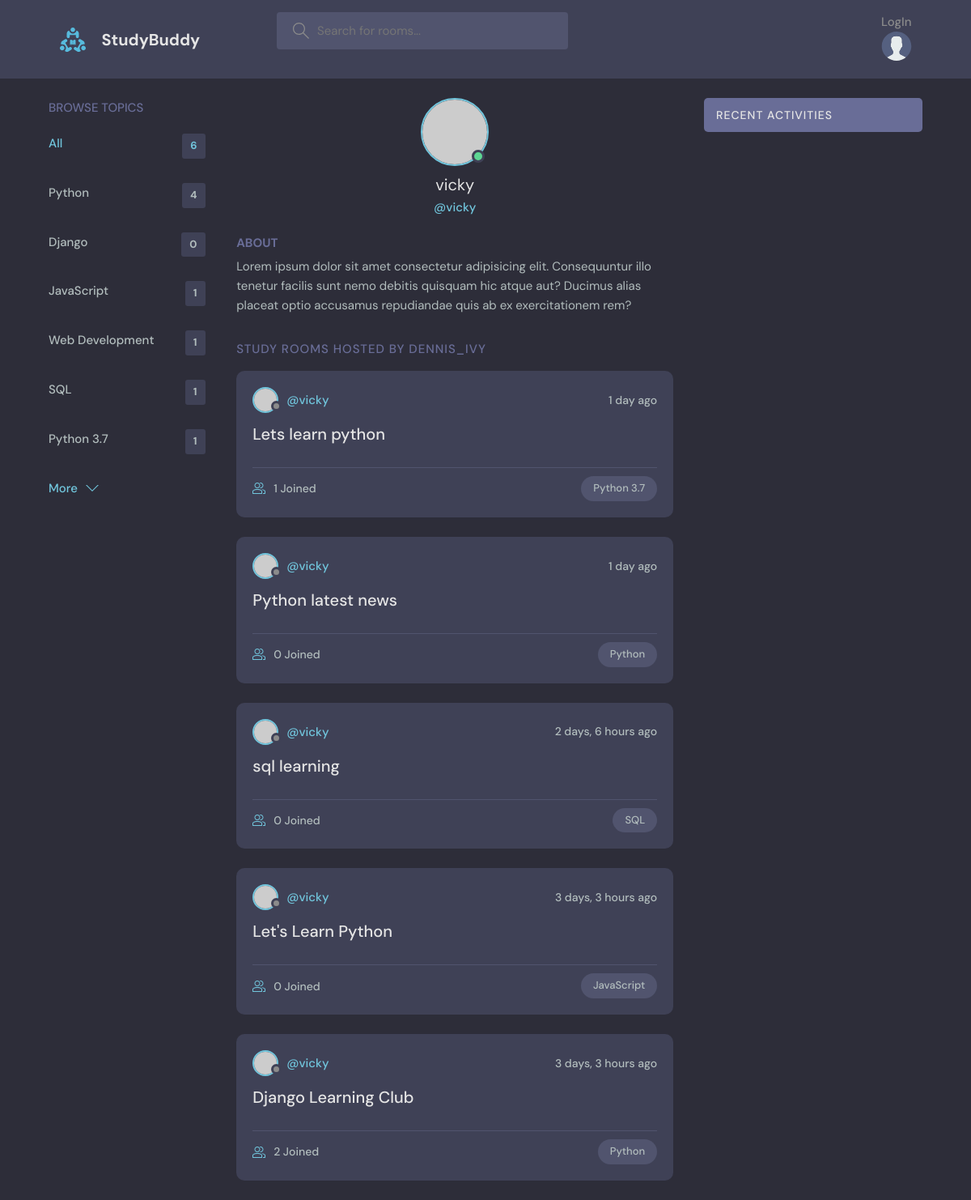
Page /profile/1/ on the committed database.
### study/models.py (models this page shows, shortened)
class Topic(models.Model):
    name = models.CharField( max_length=250)

class Room(models.Model):
    host = models.ForeignKey(User, on_delete=models.SET_NULL, null=True)
    topic = models.ForeignKey(Topic, on_delete=models.SET_NULL, null=True)
    name = models.CharField(max_length=250)
    description = models.TextField(blank=True, null=True)
    participants = models.ManyToManyField(User, related_name='participants', blank=True)
    updated = models.DateTimeField(auto_now=True)
    created = models.DateTimeField(auto_now_add=True)
    class Meta:
        ordering = ['-updated','-created']

### study/views.py (the view)
# urls.py: path('profile/<str:pk>/', views.userProfile, name="user-profile"),
def userProfile(request, pk):
    user = User.objects.get(id=pk)
    rooms= user.room_set.all()
    room_message = user.message_set.all()
    topics = Topic.objects.all()
    context = {'user':user, 'rooms': rooms, 'room_message':room_message,'topics':topics}
    return render(request, 'study/profile.html', context)

### study/templates/study/profile.html (shortened to what this page needs)
{% extends 'main.html' %}
{% block content %}
  <main class="profile-page layout layout--3">
    <div class="container">
      {% include 'study/topics_component.html' %}
      <div class="roomList">
        <div class="profile">
          <div class="profile__avatar">
            <div class="avatar avatar--large active">
              <img src="https://randomuser.me/api/portraits/men/11.jpg" />
            </div>
          </div>
          <div class="profile__info">
            <h3>{{user.username}}</h3>
            <p>@{{user.username}}</p>
          </div>
          <div class="profile__about">
            <h3>About</h3>
            <p>
              Lorem ipsum dolor sit amet consectetur adipisicing elit. Consequuntur illo tenetur
              facilis sunt nemo debitis quisquam hic atque aut? Ducimus alias placeat optio
              accusamus repudiandae quis ab ex exercitationem rem?
            </p>
          </div>
        </div>
        <div class="roomList__header">
          <div>
            <h2>Study Rooms Hosted by dennis_ivy</a>
            </h2>
          </div>
        </div>
        {% include 'study/feed_component.html' %}
      </div>
      {% include 'study/activity_component.html' %}
    </div>
  </main>
  {% endblock content %}

### study/templates/study/topics_component.html
<div class="topics">
    <div class="topics__header">
      <h2>Browse Topics</h2>
    </div>
    <ul class="topics__list">
      <li>
        <a href="{%url 'home' %}" class="active">All <span>{{topics.count}}</span></a>
      </li>
      {% for topic in topics%}
      <li>
        <a href="{%url 'home' %}?q={{topic.name}}">{{topic.name}} <span>{{topic.room_set.all.count}}</span></a>
      </li>
      {%endfor%}
    </ul>
    <a class="btn btn--link" href="topics.html">
      More
      <svg version="1.1" xmlns="http://www.w3.org/2000/svg" width="32" height="32" viewBox="0 0 32 32">
        <title>chevron-down</title>
        <path d="M16 21l-13-13h-3l16 16 16-16h-3l-13 13z"></path>
      </svg>
    </a>
  </div>

### study/templates/study/feed_component.html (shortened to what this page needs)
{% for room in rooms%}
<div class="roomListRoom">
    <div class="roomListRoom__header">
        <a href="{% url 'user-profile' room.host.id %}" class="roomListRoom__author">
            <div class="avatar avatar--small">
                <img src="https://randomuser.me/api/portraits/women/11.jpg" />
            </div>
            <span>@{{room.host.username}}</span>
        </a>
        <div class="roomListRoom__actions">
            <span>{{room.created| timesince}} ago</span>
        </div>
    </div>
    <div class="roomListRoom__content">
        <a href="{% url 'room' room.id %}">{{room.name}}</a>
    </div>
    <div class="roomListRoom__meta">
        <a href="{% url 'room' room.id %}" class="roomListRoom__joined">
            {{room.participants.all.count}} Joined
        </a>
        <p class="roomListRoom__topic">{{room.topic.name}}</p>
    </div>
</div>
{% endfor%}

### rows in the picture
Topic: name "Python", room_set.all.count "4"
Topic: name "Django", room_set.all.count "0"
Topic: name "JavaScript", room_set.all.count "1"
Topic: name "Web Development", room_set.all.count "1"
Topic: name "SQL", room_set.all.count "1"
Topic: name "Python 3.7", room_set.all.count "1"
Room: host.username "vicky", created "1 day", name "Lets learn python", participants.all.count "1", topic.name "Python 3.7"
Room: host.username "vicky", created "1 day", name "Python latest news", participants.all.count "0", topic.name "Python"
Room: host.username "vicky", created "2 days, 6 hours", name "sql learning", participants.all.count "0", topic.name "SQL"
Room: host.username "vicky", created "3 days, 3 hours", name "Let's Learn Python", participants.all.count "0", topic.name "JavaScript"
Room: host.username "vicky", created "3 days, 3 hours", name "Django Learning Club", participants.all.count "2", topic.name "Python"

### other values in the picture
{{ topics.count }} "6"
{{ user.username }} "vicky"
